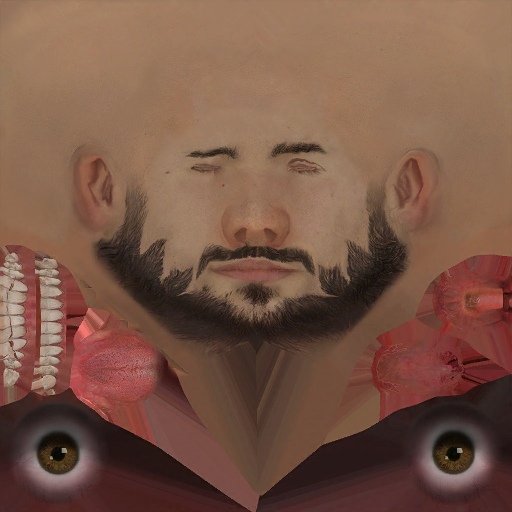
#> input picture tools/generated/ref_head.png, 512 x 512 px; its folder holds 8 pictures in this run
$ python build_kaneki_texture.py
#> lines starting #> are read from the running program, lines starting #| are printed output that depends on the picture; after the words box and inside, x2 and y2 are one past the last pixel; in counts of white or black regions, pixels touching at a corner belong together
"""Build a Kaneki-themed avatar bundle from dope's Alien-X avatar bundle.

The image generator was unavailable, so the UV maps are recoloured directly:
layout and alpha stay byte-compatible with the game's model, only the palette
changes (pale skin, white hair, black mask, red eyes).
Run:  python tools/build_kaneki_texture.py
"""

import io
import os
import sys

import numpy as np
from PIL import Image, ImageDraw, ImageFilter

sys.stdout = io.TextIOWrapper(sys.stdout.buffer, encoding="utf-8", errors="replace")
import UnityPy  # noqa: E402

HERE = os.path.dirname(os.path.abspath(__file__))
GEN = os.path.join(HERE, "generated")
PAYLOADS = os.path.join(HERE, "dope_payloads")
TEMP = os.path.join(os.environ.get("TEMP", "."), "opencode", "kaneki_src")


def load_ref(name):
#> called with name = 'ref_head.png'
    return Image.open(os.path.join(GEN, name)).convert("RGBA")
#> returned value is the input picture: PIL image 512x512 RGBA; mean R, G, B, A 121.7, 86.5, 70.3, 255


def save_rgba(array, path):
    Image.fromarray(np.clip(array, 0, 255).astype(np.uint8), "RGBA").save(path)


def build_head():
    img = load_ref("ref_head.png")
    a = np.array(img).astype(np.float32)
    rgb = a[:, :, :3]
    lum = rgb.mean(axis=2)

    # Skin: pale, slightly cool, keep the original shading.
    skin = (lum > 105) & (rgb[:, :, 0] > rgb[:, :, 2] * 0.95)
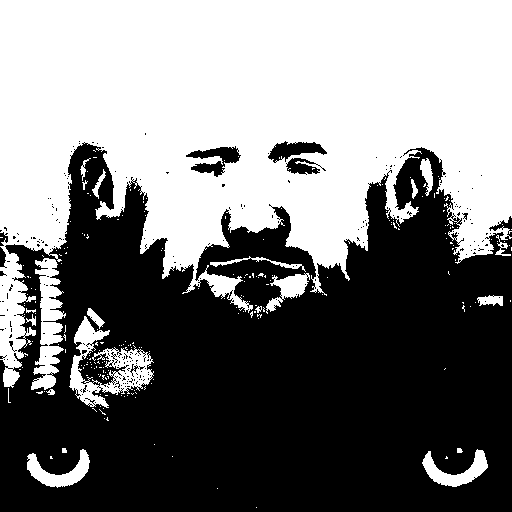
#> skin: shape (512, 512) bool; 48.2% white; 224 white regions (203 under 20 px), largest, box (x1, y1, x2, y2) and area: (0, 0, 512, 388) 116381, (69, 316, 154, 408) 2797, (31, 258, 66, 390) 2368
    pale = np.stack([lum * 0.55 + 246 * 0.45,
                     lum * 0.50 + 242 * 0.50,
                     lum * 0.48 + 240 * 0.52], axis=2)
    rgb[skin] = pale[skin]

    # Black fabric mask over the beard / lower face, feathered at the edges.
    h, w = rgb.shape[:2]
#> h = 512; w = 512
    mask_layer = Image.new("L", (w, h), 0)
#> mask_layer: PIL image 512x512 L; every value is 0
    draw = ImageDraw.Draw(mask_layer)
    draw.polygon([(150, 243), (362, 243), (370, 296), (330, 345),
                  (256, 356), (182, 345), (146, 296)], fill=255)
    mask_layer = mask_layer.filter(ImageFilter.GaussianBlur(4))
    ma = np.array(mask_layer).astype(np.float32) / 255.0
    fabric = np.stack([lum * 0.10 + 14, lum * 0.10 + 14, lum * 0.10 + 18], axis=2)
    rgb = rgb * (1 - ma[:, :, None]) + fabric * ma[:, :, None]

    # Eyes at the bottom of this UV: recolour the dark iris to red while
    # keeping its original shape and the black pupil.
    yy, xx = np.ogrid[:h, :w]
#> yy = 512 values from 0 to 511
    for cx, cy in ((88, 470), (424, 470)):
        dist = np.sqrt((xx - cx) ** 2 + (yy - cy) ** 2)
        iris = (dist < 32) & (lum < 175)
        base = lum[iris]
        rgb[iris] = np.stack([base * 0.95 + 40,
                              base * 0.10,
                              base * 0.14], axis=1)
#> this loop made 2 passes
#> pass 1, in build_head, `iris = (dist < 32) & (lum < 175)`:
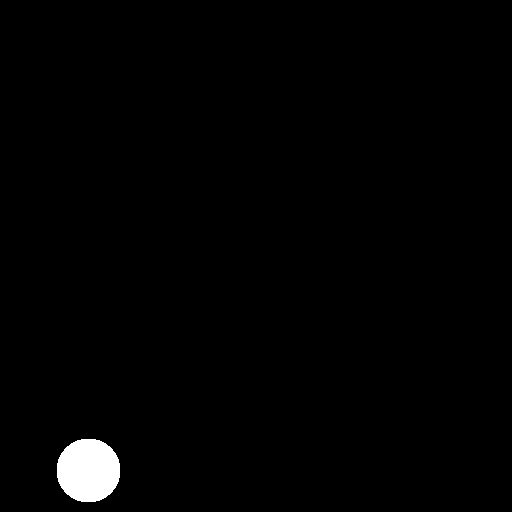
#> iris: shape (512, 512) bool; 1.2% white; 1 white region, box (x1, y1, x2, y2) and area: (57, 439, 120, 502) 3205
#> after the loop:
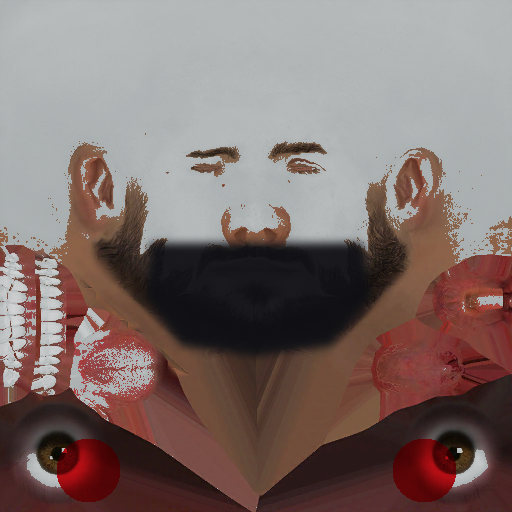
#> rgb: shape (512, 512, 3) float32; mean R, G, B 128, 111.3, 108.3

    a[:, :, :3] = rgb
    path = os.path.join(GEN, "kaneki_head.png")
    save_rgba(a, path)
    return path


def build_hair():
    img = load_ref("ref_hair.png")
#> call 2 of load_ref, with name = 'ref_hair.png'
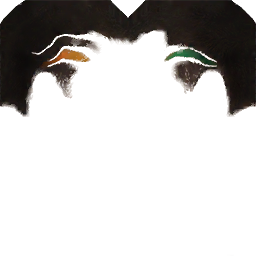
#> input picture tools/generated/ref_hair.png, 256 x 256 px
#> in load_ref, returned value is the input picture: PIL image 256x256 RGBA; mean R, G, B, A 169.6, 161.9, 156.2, 64.6
    a = np.array(img).astype(np.float32)
#> a: shape (256, 256, 4) float32
    rgb = a[:, :, :3]
#> rgb: shape (256, 256, 3) float32
    lum = rgb.mean(axis=2)
#> lum: shape (256, 256) float32
    h, w = rgb.shape[:2]
#> h = 256; w = 256
    yy, xx = np.ogrid[:h, :w]
#> yy = 256 values from 0 to 255
    hair_zone = yy < h * 0.55
    dark = lum < 145
#> dark: shape (256, 256) bool; 47.3% white; 2 white regions (1 under 20 px), largest, box (x1, y1, x2, y2) and area: (0, 0, 256, 121) 30976
    recolor = hair_zone & dark
#> recolor: shape (256, 256) bool; 47.3% white; 1 white region, box (x1, y1, x2, y2) and area: (0, 0, 256, 121) 30976
    silver = np.stack([lum * 0.35 + 216,
                       lum * 0.35 + 220,
                       lum * 0.35 + 228], axis=2)
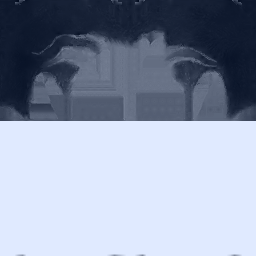
#> silver: shape (256, 256, 3) float32; mean of channels 0, 1, 2 272.8, 276.8, 284.9; drawn with min black and max white
    rgb[recolor] = silver[recolor]
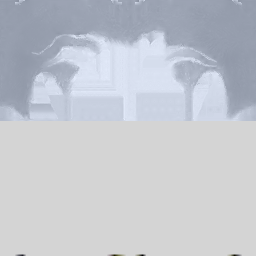
#> rgb: shape (256, 256, 3) float32; mean R, G, B 246.4, 248.2, 252; drawn with min black and max white
    a[:, :, :3] = rgb
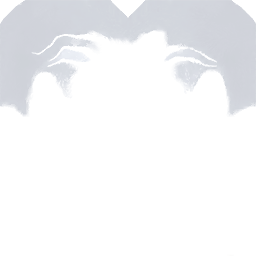
#> a: shape (256, 256, 4) float32; mean R, G, B, A 246.4, 248.2, 252, 64.6; transparent parts drawn white
    path = os.path.join(GEN, "kaneki_hair.png")
    save_rgba(a, path)
    return path


def build_body():
    img = load_ref("ref_body.png")
    a = np.array(img).astype(np.float32)
    rgb = a[:, :, :3]
    lum = rgb.mean(axis=2)

    skin = (lum > 95) & (rgb[:, :, 0] > rgb[:, :, 2] * 0.92)
    pale = np.stack([lum * 0.48 + 234 * 0.52,
                     lum * 0.44 + 232 * 0.56,
                     lum * 0.42 + 230 * 0.58], axis=2)
    rgb[skin] = pale[skin]
    # Keep the existing red tattoo but push it towards a deeper crimson.
    red = (rgb[:, :, 0] > rgb[:, :, 1] * 1.35) & (rgb[:, :, 0] > 70)
    rgb[red] = np.stack([rgb[red][:, 0] * 0.8 + 90,
                         rgb[red][:, 1] * 0.35,
                         rgb[red][:, 2] * 0.35], axis=1)
    a[:, :, :3] = rgb
    path = os.path.join(GEN, "kaneki_body.png")
    save_rgba(a, path)
    return path


def main():
    os.makedirs(GEN, exist_ok=True)
    head, hair, body = build_head(), build_hair(), build_body()

    os.makedirs(TEMP, exist_ok=True)
    src = os.path.join(PAYLOADS, "alienx")
    dst = os.path.join(PAYLOADS, "kaneki")
    with open(src, "rb") as handle:
        raw = handle.read()

    # UnityPy needs the real (declared) bundle length; dope pads the payload.
    import struct
    i = 12
    for _ in range(2):
        i = raw.index(b"\x00", i) + 1
    declared = struct.unpack(">q", raw[i:i + 8])[0]
    staged = os.path.join(TEMP, "alienx.bundle")
    with open(staged, "wb") as handle:
        handle.write(raw[:declared])

    replacements = {
        "Male_Head_Sc_DJmale_Awakening_D": head,
        "Male_Hairroot_Sc_Djmale_Awakening_D": hair,
        "Male_Sc_Djmale_Awakening_headphone_D": hair,
        "male_body_cos_desert_d": body,
    }
    env = UnityPy.load(staged)
    changed = []
    for obj in env.objects:
        if obj.type.name != "Texture2D":
            continue
        data = obj.read()
        name = getattr(data, "m_Name", "")
        if name in replacements:
            image = Image.open(replacements[name]).convert("RGBA")
            image = image.resize((data.m_Width, data.m_Height), Image.LANCZOS)
            data.set_image(image)
            data.save()
            changed.append(name)
    if not changed:
        raise SystemExit("no textures matched — aborting")
    outdir = os.path.join(TEMP, "kaneki_out")
    os.makedirs(outdir, exist_ok=True)
    env.save(pack="original", out_path=outdir)
    produced = [os.path.join(outdir, n) for n in os.listdir(outdir)
                if os.path.isfile(os.path.join(outdir, n))]
    if len(produced) != 1:
        raise SystemExit(f"expected one output bundle, got {produced}")
    with open(produced[0], "rb") as srcf, open(dst, "wb") as dstf:
        dstf.write(srcf.read())
    print("recoloured:", ", ".join(changed))
    print("bundle:", dst, os.path.getsize(dst), "B")

    check = UnityPy.load(dst)
    names = [getattr(o.read(), "m_Name", "") for o in check.objects
             if o.type.name == "AssetBundle"]
    print("internal bundle name:", names)


if __name__ == "__main__":
#> (the run stopped early here; a loop or call above may not have finished)
